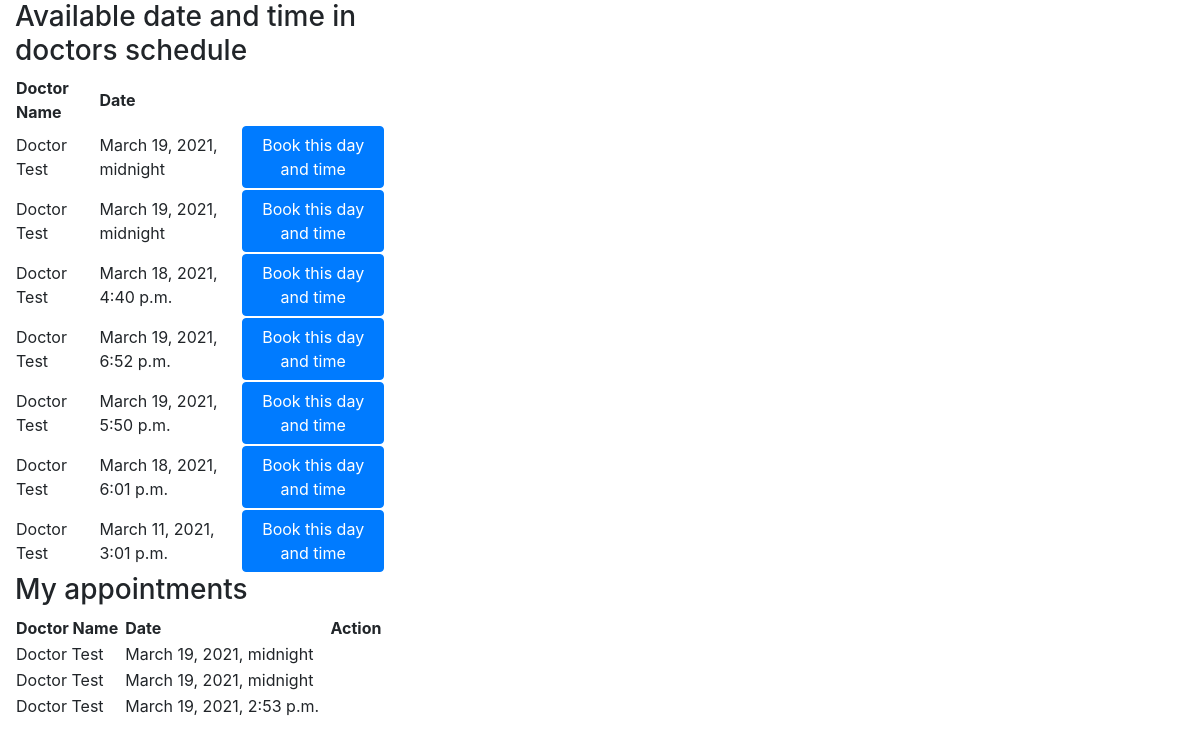
Screenshot of /home/patient with the database file from the repository.
### accounts/models.py (models this page shows)
class Schedule(models.Model):
    doctor = models.ForeignKey(Doctor,on_delete=models.CASCADE)
    date = models.DateTimeField()
    booked = models.BooleanField(default=False)

class Doctor(models.Model):
    username = models.CharField(max_length=50)
    password = models.CharField(max_length=50)
    def __str__(self):
        return self.username

class Appointment(models.Model):
    doctor = models.ForeignKey(Doctor,on_delete=models.CASCADE)
    patient = models.ForeignKey(Patient,on_delete=models.CASCADE)
    confirmed =models.BooleanField(default=False)
    date_time = models.DateTimeField()

### accounts/views.py (the view)
# urls.py: path('home/patient',views.patientHome, name='patientHome'),
def patientHome(request):
    p=get_object_or_404(Patient,id=1)
    schedules = Schedule.objects.filter(booked=False)
    app = Appointment.objects.filter(patient=p)
    context={
        'schedules':schedules,
        'appoint':app
    }
    print(request.user)
    return render(request,'adminPatient.html',context)

### templates/adminPatient.html
{% extends 'base.html' %} {% block content %}
<div class="col-md-4">
    {%if schedules%}
    <h3>Available date and time in doctors schedule</h3>
    <table style="width:100%">
        <tr>
            <th>Doctor Name</th>
            <th>Date</th>
        </tr>
        {% for schedule in schedules %}
        <tr>
            <td>{{schedule.doctor}}</td>
            <td>{{schedule.date}}</td>
            <td><a href="{% url 'book' pk=schedule.id %} " class="btn btn-primary">Book this day and time</a></td>
        </tr>
        {% endfor %} {% endif %}
    </table>
</div>
<div class="col-md-4">
    {%if appoint%}
    <table style="width:100%">
        <h3>My appointments</h3>
        <tr>
            <th>Doctor Name</th>
            <th>Date</th>
            <th>Action</th>
        </tr>
        {% for schedule in appoint %}
        <tr>
            <td>{{schedule.doctor}}</td>
            <td>{{schedule.date_time}}</td>
        </tr>
        {% endfor %} {% endif %}
    </table>
</div>
{% endblock %}

### rows the page displays
Schedule: doctor "Doctor Test", date "March 19, 2021, midnight"
Schedule: doctor "Doctor Test", date "March 19, 2021, midnight"
Schedule: doctor "Doctor Test", date "March 18, 2021, 4:40 p.m."
Schedule: doctor "Doctor Test", date "March 19, 2021, 6:52 p.m."
Schedule: doctor "Doctor Test", date "March 19, 2021, 5:50 p.m."
Schedule: doctor "Doctor Test", date "March 18, 2021, 6:01 p.m."
Schedule: doctor "Doctor Test", date "March 11, 2021, 3:01 p.m."
Appointment: doctor "Doctor Test", date_time "March 19, 2021, midnight"
Appointment: doctor "Doctor Test", date_time "March 19, 2021, midnight"
Appointment: doctor "Doctor Test", date_time "March 19, 2021, 2:53 p.m."
